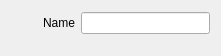
<?xml version="1.0" encoding="UTF-8"?>
<ui version="4.0">
 <class>InspectorMacroWidget</class>
 <widget class="QWidget" name="InspectorMacroWidget">
  <property name="geometry">
   <rect>
    <x>0</x>
    <y>0</y>
    <width>221</width>
    <height>56</height>
   </rect>
  </property>
  <property name="sizePolicy">
   <sizepolicy hsizetype="Expanding" vsizetype="Preferred">
    <horstretch>0</horstretch>
    <verstretch>0</verstretch>
   </sizepolicy>
  </property>
  <layout class="QVBoxLayout" name="verticalLayout">
   <item>
    <layout class="QHBoxLayout" name="horizontalLayoutName">
     <item>
      <spacer name="horizontalSpacerName">
       <property name="orientation">
        <enum>Qt::Horizontal</enum>
       </property>
       <property name="sizeType">
        <enum>QSizePolicy::Fixed</enum>
       </property>
       <property name="sizeHint" stdset="0">
        <size>
         <width>32</width>
         <height>20</height>
        </size>
       </property>
      </spacer>
     </item>
     <item>
      <widget class="QLabel" name="labelName">
       <property name="text">
        <string>Name</string>
       </property>
       <property name="alignment">
        <set>Qt::AlignRight|Qt::AlignTrailing|Qt::AlignVCenter</set>
       </property>
      </widget>
     </item>
     <item>
      <widget class="QLineEdit" name="lineEditName"/>
     </item>
    </layout>
   </item>
   <item>
    <spacer name="verticalSpacerMacro">
     <property name="orientation">
      <enum>Qt::Vertical</enum>
     </property>
     <property name="sizeType">
      <enum>QSizePolicy::Fixed</enum>
     </property>
     <property name="sizeHint" stdset="0">
      <size>
       <width>20</width>
       <height>10</height>
      </size>
     </property>
    </spacer>
   </item>
  </layout>
 </widget>
 <resources/>
 <connections>
  <connection>
   <sender>lineEditName</sender>
   <signal>textChanged(QString)</signal>
   <receiver>InspectorMacroWidget</receiver>
   <slot>nameChanged(QString)</slot>
   <hints>
    <hint type="sourcelabel">
     <x>178</x>
     <y>16</y>
    </hint>
    <hint type="destinationlabel">
     <x>222</x>
     <y>13</y>
    </hint>
   </hints>
  </connection>
 </connections>
 <slots>
  <slot>nameChanged(QString)</slot>
 </slots>
</ui>
